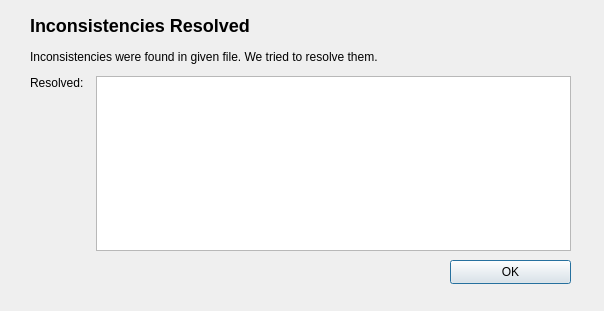
<?xml version="1.0" encoding="UTF-8"?>
<ui version="4.0">
 <class>ResolvedInconsistenciesDialog</class>
 <widget class="QDialog" name="ResolvedInconsistenciesDialog">
  <property name="geometry">
   <rect>
    <x>0</x>
    <y>0</y>
    <width>604</width>
    <height>311</height>
   </rect>
  </property>
  <property name="windowTitle">
   <string>Inconsistencies Resolved</string>
  </property>
  <property name="modal">
   <bool>true</bool>
  </property>
  <widget class="QWidget" name="gridLayoutWidget">
   <property name="geometry">
    <rect>
     <x>30</x>
     <y>50</y>
     <width>541</width>
     <height>201</height>
    </rect>
   </property>
   <layout class="QGridLayout" name="gridLayout">
    <property name="spacing">
     <number>12</number>
    </property>
    <item row="1" column="0">
     <widget class="QLabel" name="label">
      <property name="text">
       <string>Resolved:</string>
      </property>
      <property name="alignment">
       <set>Qt::AlignLeading|Qt::AlignLeft|Qt::AlignTop</set>
      </property>
     </widget>
    </item>
    <item row="0" column="0" colspan="2">
     <widget class="QLabel" name="label_2">
      <property name="text">
       <string>Inconsistencies were found in given file. We tried to resolve them.</string>
      </property>
      <property name="wordWrap">
       <bool>true</bool>
      </property>
     </widget>
    </item>
    <item row="1" column="1">
     <widget class="QListWidget" name="listWidget">
      <property name="enabled">
       <bool>true</bool>
      </property>
      <property name="isWrapping" stdset="0">
       <bool>false</bool>
      </property>
      <property name="wordWrap">
       <bool>false</bool>
      </property>
     </widget>
    </item>
   </layout>
  </widget>
  <widget class="QLabel" name="header">
   <property name="geometry">
    <rect>
     <x>30</x>
     <y>0</y>
     <width>261</width>
     <height>51</height>
    </rect>
   </property>
   <property name="styleSheet">
    <string notr="true">font-weight: bold;
font-size: 18px;</string>
   </property>
   <property name="text">
    <string>Inconsistencies Resolved</string>
   </property>
   <property name="textFormat">
    <enum>Qt::AutoText</enum>
   </property>
  </widget>
  <widget class="QPushButton" name="okButton">
   <property name="geometry">
    <rect>
     <x>450</x>
     <y>260</y>
     <width>121</width>
     <height>24</height>
    </rect>
   </property>
   <property name="text">
    <string>OK</string>
   </property>
  </widget>
 </widget>
 <resources/>
 <connections>
  <connection>
   <sender>okButton</sender>
   <signal>clicked()</signal>
   <receiver>ResolvedInconsistenciesDialog</receiver>
   <slot>accept()</slot>
   <hints>
    <hint type="sourcelabel">
     <x>299</x>
     <y>201</y>
    </hint>
    <hint type="destinationlabel">
     <x>199</x>
     <y>149</y>
    </hint>
   </hints>
  </connection>
 </connections>
</ui>
